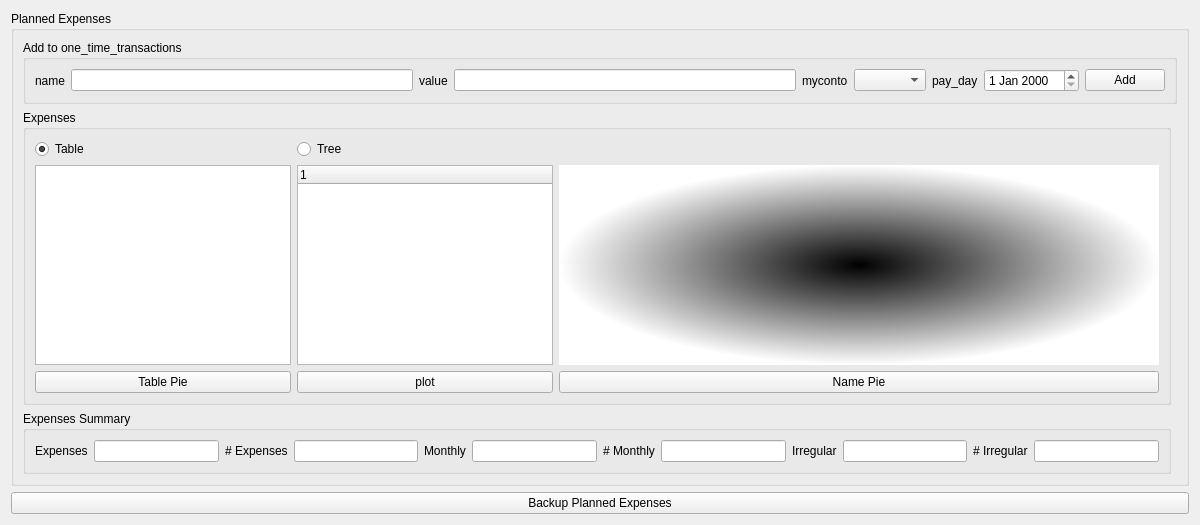
         <widget class="QWidget" name="tab">
          <attribute name="title">
           <string>Planned Expenses</string>
          </attribute>
          <layout class="QGridLayout" name="gridLayout_5">
           <item row="1" column="0">
            <widget class="QGroupBox" name="GB_planned_expenses">
             <property name="title">
              <string>Planned Expenses</string>
             </property>
             <layout class="QGridLayout" name="gridLayout_7">
              <item row="1" column="0" colspan="2">
               <widget class="QGroupBox" name="groupBox_7">
                <property name="minimumSize">
                 <size>
                  <width>0</width>
                  <height>50</height>
                 </size>
                </property>
                <property name="title">
                 <string>Add to one_time_transactions</string>
                </property>
                <layout class="QGridLayout" name="gridLayout_15">
                 <item row="0" column="0">
                  <widget class="QLabel" name="label_21">
                   <property name="text">
                    <string>name</string>
                   </property>
                  </widget>
                 </item>
                 <item row="0" column="1">
                  <widget class="QLineEdit" name="LE_add_name"/>
                 </item>
                 <item row="0" column="2">
                  <widget class="QLabel" name="label_8">
                   <property name="text">
                    <string>value</string>
                   </property>
                  </widget>
                 </item>
                 <item row="0" column="3">
                  <widget class="QLineEdit" name="LE_add_value"/>
                 </item>
                 <item row="0" column="4">
                  <widget class="QLabel" name="label_22">
                   <property name="text">
                    <string>myconto</string>
                   </property>
                  </widget>
                 </item>
                 <item row="0" column="5">
                  <widget class="QComboBox" name="cballContos"/>
                 </item>
                 <item row="0" column="6">
                  <widget class="QLabel" name="label_19">
                   <property name="text">
                    <string>pay_day</string>
                   </property>
                  </widget>
                 </item>
                 <item row="0" column="7">
                  <widget class="QDateEdit" name="DE_pay_day"/>
                 </item>
                 <item row="0" column="8">
                  <widget class="QPushButton" name="PB_add_one_time_transactions">
                   <property name="text">
                    <string>Add</string>
                   </property>
                  </widget>
                 </item>
                </layout>
               </widget>
              </item>
              <item row="3" column="0">
               <widget class="QGroupBox" name="groupBox_4">
                <property name="title">
                 <string>Expenses Summary</string>
                </property>
                <layout class="QGridLayout" name="gridLayout">
                 <item row="0" column="11">
                  <widget class="QLineEdit" name="LEnoOfIrregular"/>
                 </item>
                 <item row="0" column="2">
                  <widget class="QLabel" name="label_3">
                   <property name="text">
                    <string># Expenses</string>
                   </property>
                  </widget>
                 </item>
                 <item row="0" column="6">
                  <widget class="QLabel" name="label_11">
                   <property name="text">
                    <string># Monthly</string>
                   </property>
                  </widget>
                 </item>
                 <item row="0" column="1">
                  <widget class="QLineEdit" name="LEtotalValue"/>
                 </item>
                 <item row="0" column="10">
                  <widget class="QLabel" name="label_12">
                   <property name="text">
                    <string># Irregular</string>
                   </property>
                  </widget>
                 </item>
                 <item row="0" column="5">
                  <widget class="QLineEdit" name="LEtotalMonthly"/>
                 </item>
                 <item row="0" column="7">
                  <widget class="QLineEdit" name="LEnoOfMonthly"/>
                 </item>
                 <item row="0" column="0">
                  <widget class="QLabel" name="label_4">
                   <property name="text">
                    <string>Expenses</string>
                   </property>
                  </widget>
                 </item>
                 <item row="0" column="3">
                  <widget class="QLineEdit" name="LEtotalNoOfTransactions"/>
                 </item>
                 <item row="0" column="9">
                  <widget class="QLineEdit" name="LEirregular"/>
                 </item>
                 <item row="0" column="4">
                  <widget class="QLabel" name="label_10">
                   <property name="text">
                    <string>Monthly</string>
                   </property>
                  </widget>
                 </item>
                 <item row="0" column="8">
                  <widget class="QLabel" name="label_9">
                   <property name="text">
                    <string>Irregular</string>
                   </property>
                  </widget>
                 </item>
                </layout>
               </widget>
              </item>
              <item row="2" column="0">
               <widget class="QGroupBox" name="groupBox_2">
                <property name="title">
                 <string>Expenses</string>
                </property>
                <layout class="QGridLayout" name="gridLayout_2">
                 <item row="2" column="2">
                  <widget class="QPushButton" name="PB_plotNamePie">
                   <property name="enabled">
                    <bool>true</bool>
                   </property>
                   <property name="text">
                    <string>Name Pie</string>
                   </property>
                  </widget>
                 </item>
                 <item row="2" column="0">
                  <widget class="QPushButton" name="PB_plotTablePie">
                   <property name="enabled">
                    <bool>true</bool>
                   </property>
                   <property name="text">
                    <string>Table Pie</string>
                   </property>
                  </widget>
                 </item>
                 <item row="1" column="0">
                  <widget class="QTableWidget" name="planTable"/>
                 </item>
                 <item row="1" column="1">
                  <widget class="QTreeWidget" name="TWmnthVSIrreg">
                   <property name="maximumSize">
                    <size>
                     <width>16777215</width>
                     <height>16777215</height>
                    </size>
                   </property>
                   <column>
                    <property name="text">
                     <string notr="true">1</string>
                    </property>
                   </column>
                  </widget>
                 </item>
                 <item row="2" column="1">
                  <widget class="QPushButton" name="PB_Plot">
                   <property name="text">
                    <string>plot</string>
                   </property>
                  </widget>
                 </item>
                 <item row="1" column="2">
                  <widget class="QWidget" name="widget" native="true">
                   <property name="minimumSize">
                    <size>
                     <width>600</width>
                     <height>200</height>
                    </size>
                   </property>
                   <property name="maximumSize">
                    <size>
                     <width>16777215</width>
                     <height>16777215</height>
                    </size>
                   </property>
                   <property name="styleSheet">
                    <string notr="true">background-color: qradialgradient(spread:pad, cx:0.5, cy:0.5, radius:0.5, fx:0.5, fy:0.5, stop:0 rgba(0, 0, 0, 255), stop:1 rgba(255, 255, 255, 255));</string>
                   </property>
                   <layout class="QGridLayout" name="loc_de_plot"/>
                  </widget>
                 </item>
                 <item row="0" column="0">
                  <widget class="QRadioButton" name="RB_show_table">
                   <property name="text">
                    <string>Table</string>
                   </property>
                   <property name="checked">
                    <bool>true</bool>
                   </property>
                  </widget>
                 </item>
                 <item row="0" column="1">
                  <widget class="QRadioButton" name="RB_show_tree">
                   <property name="text">
                    <string>Tree</string>
                   </property>
                  </widget>
                 </item>
                </layout>
               </widget>
              </item>
             </layout>
            </widget>
           </item>
           <item row="2" column="0">
            <widget class="QPushButton" name="PB_backup_planned_expenses">
             <property name="text">
              <string>Backup Planned Expenses</string>
             </property>
            </widget>
           </item>
          </layout>
         </widget>
